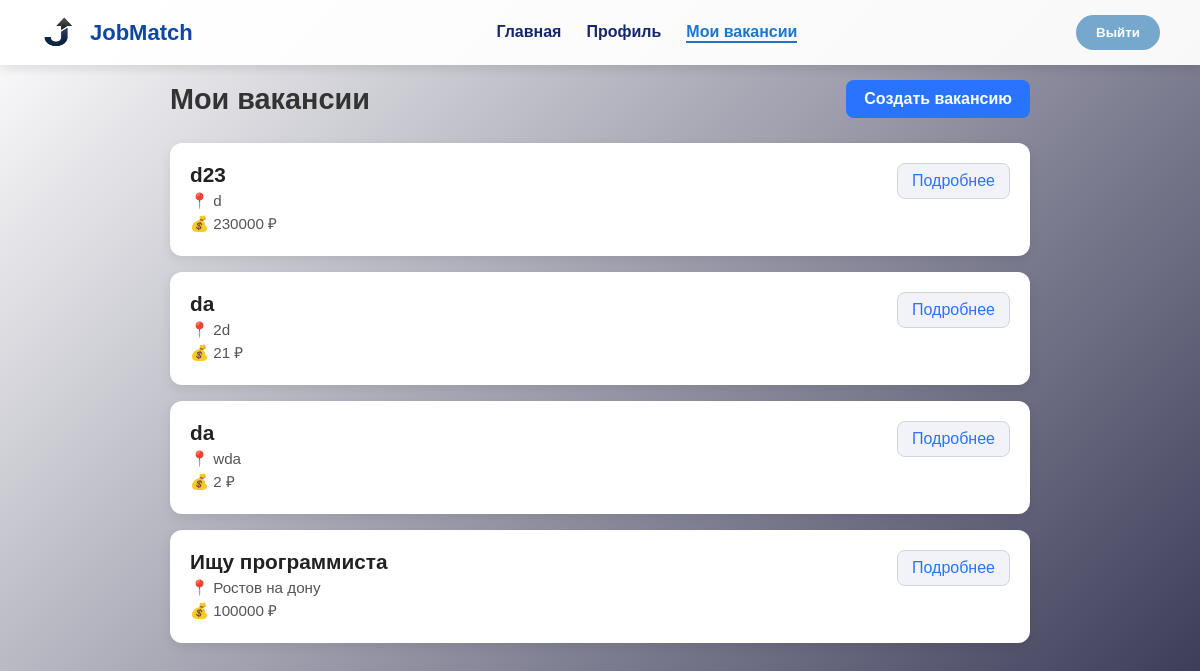
/jobs/my/ (signed in), run on an earlier commit of the app's database.
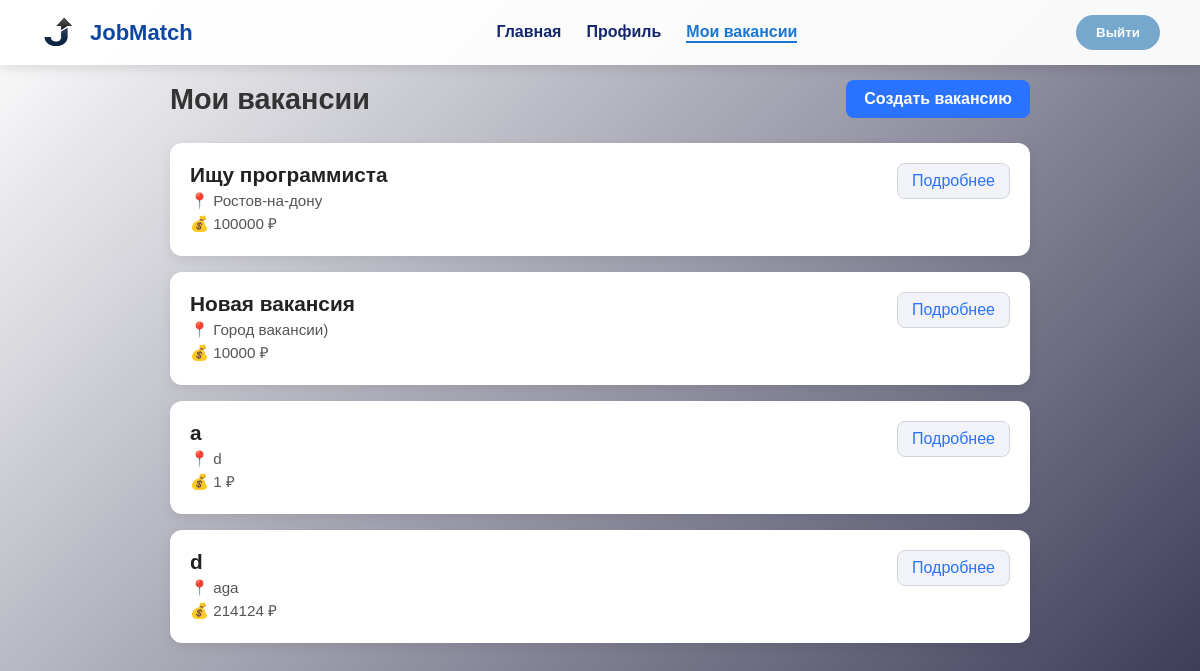
And on a later commit of the database.
### server/models.py (models this page shows, shortened)
class Jobs(models.Model):
    leader = models.ForeignKey(Leader, on_delete=models.CASCADE, related_name='jobs', null=True)
    title = models.CharField(max_length=255, blank=False)
    description = models.TextField(blank=False)
    location = models.CharField(max_length=255, blank=False)
    salary = models.IntegerField(blank=False)
    created_at = models.DateTimeField(auto_now_add=True)
    updated_at = models.DateTimeField(auto_now=True)

### server/views.py (the view)
# urls.py: path('jobs/my/', MyJobsView.as_view(), name='my_jobs'),
class MyJobsView(View):
    def get(self, request):
        email = request.session.get("user_email")
        leader= Leader.objects.filter(email=email).first()
        leader_id = leader.id
        leader = get_object_or_404(Leader, id=leader_id)
        jobs = leader.jobs.all()
        return render(request, "my_jobs.html", {"jobs": jobs})

### server/templates/my_jobs.html (shortened to what this page needs)
{% load static %}
<!DOCTYPE html>
<html lang="ru">
<head>
    <link rel="stylesheet" href="{% static 'css/vacan.css' %}">
</head>
<body>
    <header class="header">
        <a href="{% url 'leader_home' %}"  class="logo">
            <img src="{% static 'png/logo.png' %}" alt="Logo" class="logo-img">
            <span class="logo-text">JobMatch</span>
        <nav class="nav">
            <a href="{% url 'leader_home' %}" class="nav-link ">Главная</a>
            <a href="{% url 'profile_leader' %}" class="nav-link">Профиль</a>
            <a href="{% url "my_jobs" %}" class="nav-link active">Мои вакансии</a>
        </nav>
        <button class="logout-btn" onclick="window.location.href='{% url 'logout' %}'">Выйти</button>
    </header>
<main class="main-content">
    <div class="jobs-header">
        <h2>Мои вакансии</h2>
        <a href="{% url 'create_job' %}" class="create-job-btn">Создать вакансию</a>
    </div>
    <div class="jobs-list">
        {% for job in jobs %}
        <div class="job-card">
            <div class="job-info">
                <h3>{{ job.title }}</h3>
                <p class="job-location">📍 {{ job.location }}</p>
                <p class="job-salary">💰 {{ job.salary }} ₽</p>
            </div>
            <div class="job-actions">
                <a href="{% url 'job_detail' job.id %}" class="view-btn">Подробнее</a>
            </div>
        </div>
        {% empty %}
        <p class="no-jobs">Вы ещё не добавили вакансии.</p>
        {% endfor %}
    </div>
</main>
</body>
</html>

What changed in the data, as far as the page shows it:
removed Jobs: title "d23", location "d", salary "230000"
removed Jobs: title "da", location "2d", salary "21"
removed Jobs: title "da", location "wda", salary "2"
changed Jobs "Ищу программиста": location "Ростов на дону" → "Ростов-на-дону"
added Jobs: title "Новая вакансия", location "Город вакансии)", salary "10000"
added Jobs: title "a", location "d", salary "1"
added Jobs: title "d", location "aga", salary "214124"
